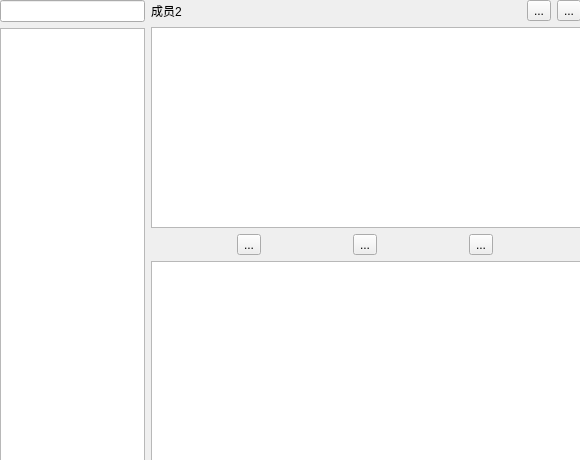
<?xml version="1.0" encoding="UTF-8"?>
<ui version="4.0">
 <class>personalchatview</class>
 <widget class="QWidget" name="personalchatview">
  <property name="geometry">
   <rect>
    <x>0</x>
    <y>0</y>
    <width>580</width>
    <height>460</height>
   </rect>
  </property>
  <property name="windowTitle">
   <string>Form</string>
  </property>
  <widget class="QWidget" name="horizontalLayoutWidget">
   <property name="geometry">
    <rect>
     <x>0</x>
     <y>0</y>
     <width>581</width>
     <height>461</height>
    </rect>
   </property>
   <layout class="QHBoxLayout" name="horizontalLayout">
    <item>
     <layout class="QVBoxLayout" name="verticalLayoutLeft">
      <property name="sizeConstraint">
       <enum>QLayout::SetFixedSize</enum>
      </property>
      <item>
       <widget class="QLineEdit" name="lineEdit">
        <property name="maximumSize">
         <size>
          <width>150</width>
          <height>16777215</height>
         </size>
        </property>
       </widget>
      </item>
      <item>
       <widget class="QListView" name="listView_2">
        <property name="maximumSize">
         <size>
          <width>150</width>
          <height>16777215</height>
         </size>
        </property>
       </widget>
      </item>
     </layout>
    </item>
    <item>
     <layout class="QVBoxLayout" name="verticalLayoutRight" stretch="0,0,0,0">
      <item>
       <layout class="QHBoxLayout" name="horizontalLayout_2">
        <item>
         <widget class="QLabel" name="LabelDesName">
          <property name="text">
           <string>成员2</string>
          </property>
         </widget>
        </item>
        <item>
         <widget class="QToolButton" name="toolButtonFile">
          <property name="styleSheet">
           <string notr="true">QToolButton{border-image: url(:/images/icon_more.png);}
QToolButton:hover{border-image: url(:/images/icon_more.png);}
QToolButton:disabled{border-image: url(:/images/icon_more.png);}
QToolButton:clicked{border-image: url(:/images/icon_more.png);}</string>
          </property>
          <property name="text">
           <string>...</string>
          </property>
         </widget>
        </item>
        <item>
         <widget class="QToolButton" name="toolButtonAddMember">
          <property name="text">
           <string>...</string>
          </property>
         </widget>
        </item>
       </layout>
      </item>
      <item>
       <widget class="QListView" name="listView">
        <property name="sizePolicy">
         <sizepolicy hsizetype="Expanding" vsizetype="Expanding">
          <horstretch>0</horstretch>
          <verstretch>0</verstretch>
         </sizepolicy>
        </property>
        <property name="minimumSize">
         <size>
          <width>430</width>
          <height>0</height>
         </size>
        </property>
        <property name="maximumSize">
         <size>
          <width>800</width>
          <height>16777215</height>
         </size>
        </property>
       </widget>
      </item>
      <item>
       <layout class="QHBoxLayout" name="horizontalLayoutMenu">
        <item>
         <widget class="QToolButton" name="toolButton_2">
          <property name="text">
           <string>...</string>
          </property>
         </widget>
        </item>
        <item>
         <widget class="QToolButton" name="toolButton_3">
          <property name="text">
           <string>...</string>
          </property>
         </widget>
        </item>
        <item>
         <widget class="QToolButton" name="toolButton">
          <property name="text">
           <string>...</string>
          </property>
         </widget>
        </item>
       </layout>
      </item>
      <item>
       <widget class="QTextEdit" name="textEdit">
        <property name="minimumSize">
         <size>
          <width>430</width>
          <height>0</height>
         </size>
        </property>
        <property name="maximumSize">
         <size>
          <width>400</width>
          <height>16777215</height>
         </size>
        </property>
       </widget>
      </item>
     </layout>
    </item>
   </layout>
  </widget>
 </widget>
 <resources/>
 <connections/>
</ui>
